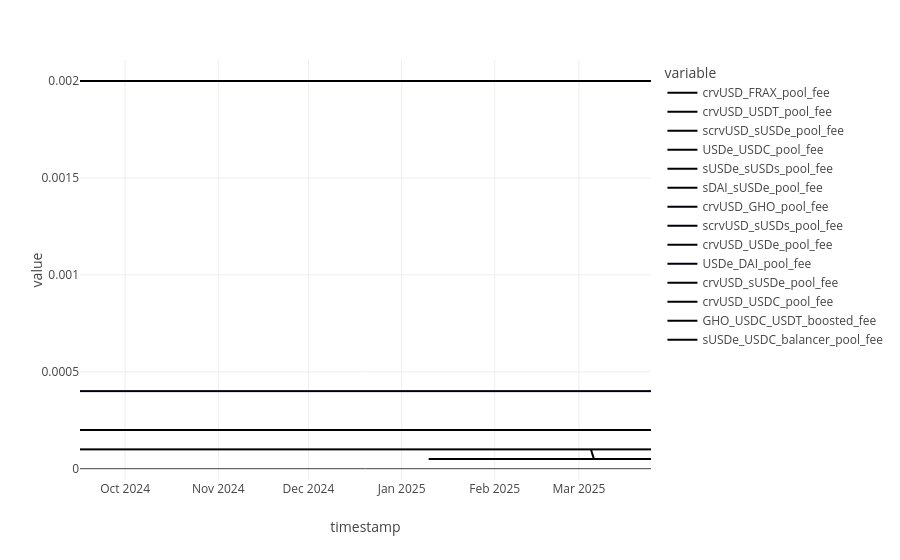

Source (notebook cell):
### Code cell
# import numpy as np


# def _build_curve_swap_fee_calls() -> list[Call]:
#     curve_pools = _build_curve_pool_local_price()
#     token_local_price_call_list = [t.calls for t in curve_pools]
#     token_local_price_calls = [c for calls in token_local_price_call_list for c in calls]
#     FEE_PRECISION = 1e10

#     def _compute_fee_as_portion(success: bool, fee: int):
#         if success:
#             return fee / FEE_PRECISION
#         return np.nan

#     pool_name_tuples = []
#     for c in token_local_price_calls:
#         pool_address = c.target
#         pool_name = c.returns[0][0].split("__")[0]

#         pool_name_tuples.append((pool_name, pool_address))
#     pool_name_tuples = set(pool_name_tuples)
#     pool_name_tuples

#     curve_fee_calls = [
#         Call(
#             pool,
#             ["fee()(uint256)"],
#             [(f"{pool_name}_fee", _compute_fee_as_portion)],
#         )
#         for pool_name, pool in pool_name_tuples
#     ]
#     return curve_fee_calls


# def _build_balancer_swap_fee_calls() -> list[Call]:

#     FEE_PRECISION = 1e18

#     def _compute_fee_as_portion(success: bool, fee: int):
#         if success:
#             return fee / FEE_PRECISION
#         return np.nan

#     # def _compute_fee_as_portion_agg(success: bool,args):
#     #     aggregateSwapFeePercentage, aggregateYieldFeePercentage = args
#     #     # return args
#     #     if success:
#     #         return aggregateSwapFeePercentage / FEE_PRECISION
#     #     return np.nan


#     balancer_fee_calls = [
#         Call(
#             "0x85B2b559bC2D21104C4DEFdd6EFcA8A20343361D",
#             ["getStaticSwapFeePercentage()(uint256)"],
#             [("GHO_USDC_USDT_boosted_fee", _compute_fee_as_portion)],
#         ),
#         Call(
#             "0xb819feeF8F0fcDC268AfE14162983A69f6BF179E",
#             ["getSwapFeePercentage()(uint256)"],
#             [("sUSDe_USDC_balancer_pool_fee", _compute_fee_as_portion )],
#         ),
#     ]

#     return balancer_fee_calls


# def _build_fee_calls():
#     curve_fee_calls = _build_curve_swap_fee_calls()
#     balancer_fee_calls = _build_balancer_swap_fee_calls()
#     return [*curve_fee_calls, *balancer_fee_calls]


# from mainnet_launch.data_fetching.get_state_by_block import (
#     identity_with_bool_success,
#     build_blocks_to_use,
#     get_state_by_one_block,
# )
# # get_state_by_one_block(_build_fee_calls(), ETH_CHAIN.client.eth.block_number, ETH_CHAIN)
# blocks = build_blocks_to_use(ETH_CHAIN)
# fee_df = get_raw_state_by_blocks(_build_fee_calls(), blocks, ETH_CHAIN)
# px.line(fee_df)

### Figure 1 — Plotly figure (JSON) as saved in the notebook; plotly's stock layout.template omitted (floating-point values rounded to 4 significant figures; data arrays with more than 128 entries replaced by an {"elided": "..."} marker saying what was removed)
{"data": [{"hovertemplate": "variable=crvUSD_FRAX_pool_fee<br>timestamp=%{x}<br>value=%{y}<extra></extra>", "legendgroup": "crvUSD_FRAX_pool_fee", "line": {"color": "#000001", "dash": "solid"}, "marker": {"symbol": "circle"}, "mode": "lines", "name": "crvUSD_FRAX_pool_fee", "showlegend": true, "type": "scattergl", "x": {"elided": "191 str values"}, "xaxis": "x", "y": {"elided": "191 float values"}, "yaxis": "y"}, {"hovertemplate": "variable=crvUSD_USDT_pool_fee<br>timestamp=%{x}<br>value=%{y}<extra></extra>", "legendgroup": "crvUSD_USDT_pool_fee", "line": {"color": "#000002", "dash": "solid"}, "marker": {"symbol": "circle"}, "mode": "lines", "name": "crvUSD_USDT_pool_fee", "showlegend": true, "type": "scattergl", "x": {"elided": "191 str values"}, "xaxis": "x", "y": {"elided": "191 float values"}, "yaxis": "y"}, {"hovertemplate": "variable=scrvUSD_sUSDe_pool_fee<br>timestamp=%{x}<br>value=%{y}<extra></extra>", "legendgroup": "scrvUSD_sUSDe_pool_fee", "line": {"color": "#000003", "dash": "solid"}, "marker": {"symbol": "circle"}, "mode": "lines", "name": "scrvUSD_sUSDe_pool_fee", "showlegend": true, "type": "scattergl", "x": {"elided": "191 str values"}, "xaxis": "x", "y": {"elided": "191 float values"}, "yaxis": "y"}, {"hovertemplate": "variable=USDe_USDC_pool_fee<br>timestamp=%{x}<br>value=%{y}<extra></extra>", "legendgroup": "USDe_USDC_pool_fee", "line": {"color": "#000004", "dash": "solid"}, "marker": {"symbol": "circle"}, "mode": "lines", "name": "USDe_USDC_pool_fee", "showlegend": true, "type": "scattergl", "x": {"elided": "191 str values"}, "xaxis": "x", "y": {"elided": "191 float values"}, "yaxis": "y"}, {"hovertemplate": "variable=sUSDe_sUSDs_pool_fee<br>timestamp=%{x}<br>value=%{y}<extra></extra>", "legendgroup": "sUSDe_sUSDs_pool_fee", "line": {"color": "#000005", "dash": "solid"}, "marker": {"symbol": "circle"}, "mode": "lines", "name": "sUSDe_sUSDs_pool_fee", "showlegend": true, "type": "scattergl", "x": {"elided": "191 str values"}, "xaxis": "x", "y": {"elided": "191 float values"}, "yaxis": "y"}, {"hovertemplate": "variable=sDAI_sUSDe_pool_fee<br>timestamp=%{x}<br>value=%{y}<extra></extra>", "legendgroup": "sDAI_sUSDe_pool_fee", "line": {"color": "#000006", "dash": "solid"}, "marker": {"symbol": "circle"}, "mode": "lines", "name": "sDAI_sUSDe_pool_fee", "showlegend": true, "type": "scattergl", "x": {"elided": "191 str values"}, "xaxis": "x", "y": {"elided": "191 float values"}, "yaxis": "y"}, {"hovertemplate": "variable=crvUSD_GHO_pool_fee<br>timestamp=%{x}<br>value=%{y}<extra></extra>", "legendgroup": "crvUSD_GHO_pool_fee", "line": {"color": "#000007", "dash": "solid"}, "marker": {"symbol": "circle"}, "mode": "lines", "name": "crvUSD_GHO_pool_fee", "showlegend": true, "type": "scattergl", "x": {"elided": "191 str values"}, "xaxis": "x", "y": {"elided": "191 float values"}, "yaxis": "y"}, {"hovertemplate": "variable=scrvUSD_sUSDs_pool_fee<br>timestamp=%{x}<br>value=%{y}<extra></extra>", "legendgroup": "scrvUSD_sUSDs_pool_fee", "line": {"color": "#000008", "dash": "solid"}, "marker": {"symbol": "circle"}, "mode": "lines", "name": "scrvUSD_sUSDs_pool_fee", "showlegend": true, "type": "scattergl", "x": {"elided": "191 str values"}, "xaxis": "x", "y": {"elided": "191 float values"}, "yaxis": "y"}, {"hovertemplate": "variable=crvUSD_USDe_pool_fee<br>timestamp=%{x}<br>value=%{y}<extra></extra>", "legendgroup": "crvUSD_USDe_pool_fee", "line": {"color": "#000009", "dash": "solid"}, "marker": {"symbol": "circle"}, "mode": "lines", "name": "crvUSD_USDe_pool_fee", "showlegend": true, "type": "scattergl", "x": {"elided": "191 str values"}, "xaxis": "x", "y": {"elided": "191 float values"}, "yaxis": "y"}, {"hovertemplate": "variable=USDe_DAI_pool_fee<br>timestamp=%{x}<br>value=%{y}<extra></extra>", "legendgroup": "USDe_DAI_pool_fee", "line": {"color": "#000010", "dash": "solid"}, "marker": {"symbol": "circle"}, "mode": "lines", "name": "USDe_DAI_pool_fee", "showlegend": true, "type": "scattergl", "x": {"elided": "191 str values"}, "xaxis": "x", "y": {"elided": "191 float values"}, "yaxis": "y"}, {"hovertemplate": "variable=crvUSD_sUSDe_pool_fee<br>timestamp=%{x}<br>value=%{y}<extra></extra>", "legendgroup": "crvUSD_sUSDe_pool_fee", "line": {"color": "#000001", "dash": "solid"}, "marker": {"symbol": "circle"}, "mode": "lines", "name": "crvUSD_sUSDe_pool_fee", "showlegend": true, "type": "scattergl", "x": {"elided": "191 str values"}, "xaxis": "x", "y": {"elided": "191 float values"}, "yaxis": "y"}, {"hovertemplate": "variable=crvUSD_USDC_pool_fee<br>timestamp=%{x}<br>value=%{y}<extra></extra>", "legendgroup": "crvUSD_USDC_pool_fee", "line": {"color": "#000002", "dash": "solid"}, "marker": {"symbol": "circle"}, "mode": "lines", "name": "crvUSD_USDC_pool_fee", "showlegend": true, "type": "scattergl", "x": {"elided": "191 str values"}, "xaxis": "x", "y": {"elided": "191 float values"}, "yaxis": "y"}, {"hovertemplate": "variable=GHO_USDC_USDT_boosted_fee<br>timestamp=%{x}<br>value=%{y}<extra></extra>", "legendgroup": "GHO_USDC_USDT_boosted_fee", "line": {"color": "#000003", "dash": "solid"}, "marker": {"symbol": "circle"}, "mode": "lines", "name": "GHO_USDC_USDT_boosted_fee", "showlegend": true, "type": "scattergl", "x": {"elided": "191 str values"}, "xaxis": "x", "y": {"elided": "191 float values"}, "yaxis": "y"}, {"hovertemplate": "variable=sUSDe_USDC_balancer_pool_fee<br>timestamp=%{x}<br>value=%{y}<extra></extra>", "legendgroup": "sUSDe_USDC_balancer_pool_fee", "line": {"color": "#000004", "dash": "solid"}, "marker": {"symbol": "circle"}, "mode": "lines", "name": "sUSDe_USDC_balancer_pool_fee", "showlegend": true, "type": "scattergl", "x": {"elided": "191 str values"}, "xaxis": "x", "y": {"elided": "191 float values"}, "yaxis": "y"}], "layout": {"legend": {"title": {"text": "variable"}, "tracegroupgap": 0}, "margin": {"t": 60}, "xaxis": {"anchor": "y", "domain": [0, 1], "title": {"text": "timestamp"}}, "yaxis": {"anchor": "x", "domain": [0, 1], "title": {"text": "value"}}}}
